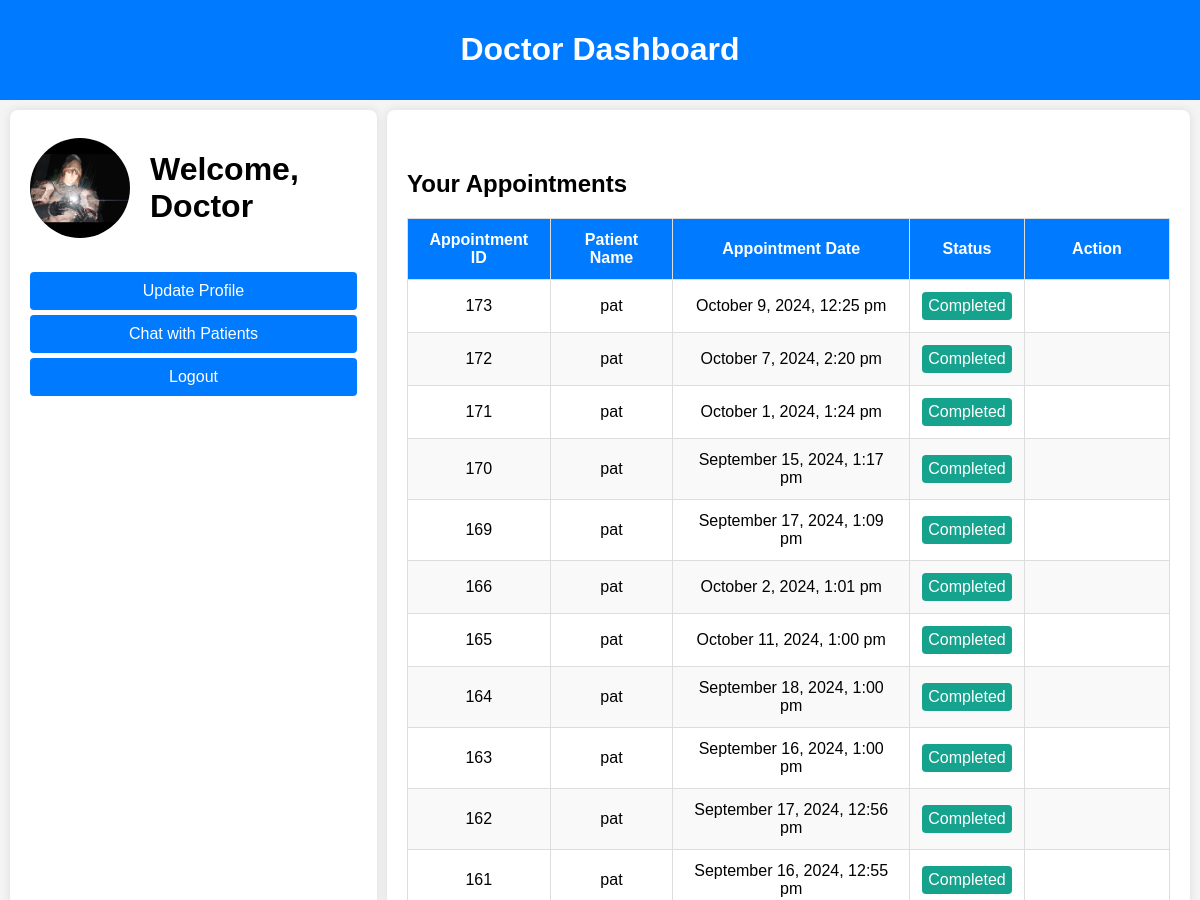
Page /doctor/doctor_dashboard.php (signed in, upper part) on the earlier database version.
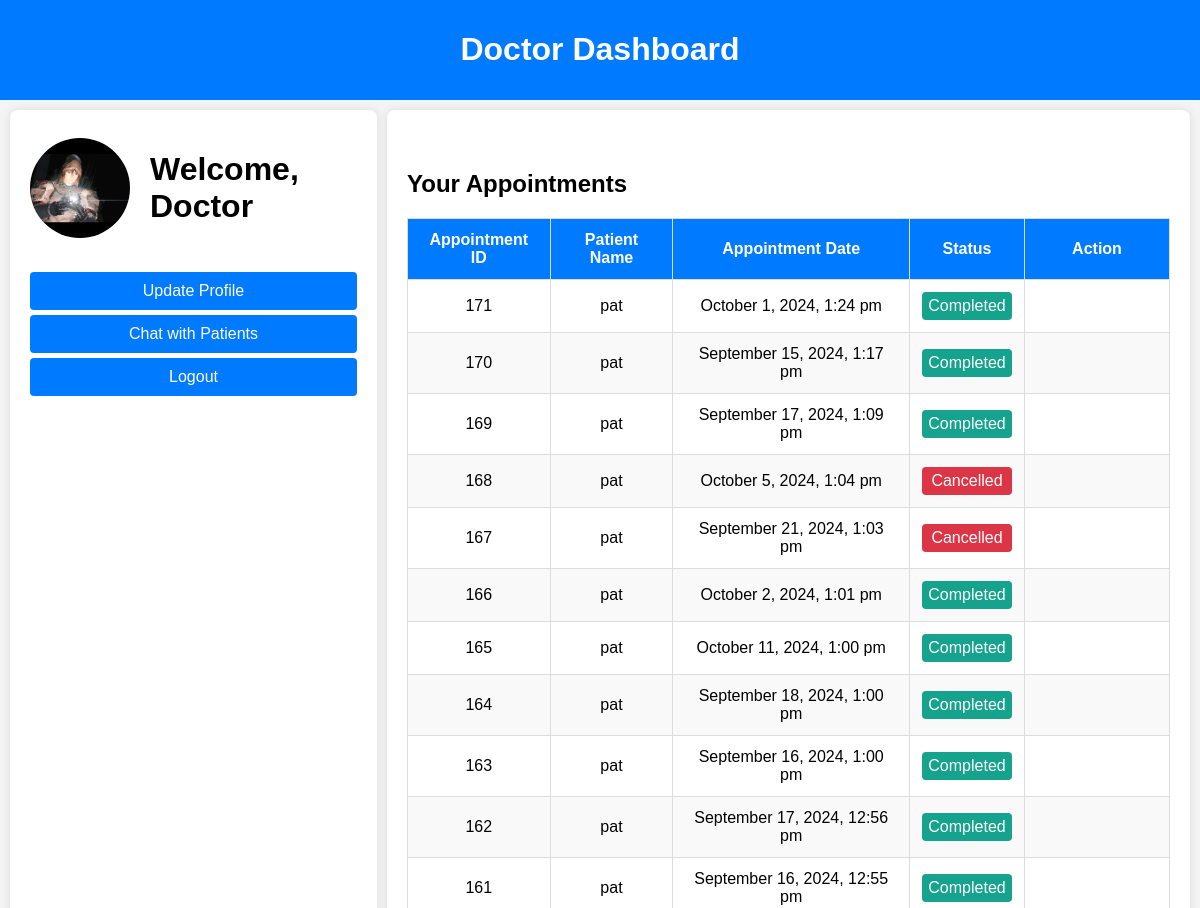
Same page on the later database version.
### tables this page shows
CREATE TABLE `appointments` (
  `id` int(11) NOT NULL,
  `patient_id` int(11) NOT NULL,
  `doctor_id` int(11) NOT NULL,
  `appointment_date` datetime NOT NULL,
  `status` enum('Pending','Completed','Cancelled','Approved') DEFAULT 'Pending',
  `created_at` timestamp NOT NULL DEFAULT current_timestamp(),
  `updated_at` timestamp NOT NULL DEFAULT current_timestamp() ON UPDATE current_timestamp(),
  `patient_name` varchar(255) DEFAULT NULL,
  `doctor_name` varchar(255) DEFAULT NULL
);

CREATE TABLE `patients` (
  `id` int(11) NOT NULL,
  `user_id` int(11) DEFAULT NULL,
  `name` varchar(255) NOT NULL,
  `email` varchar(255) NOT NULL
);

### doctor/doctor_dashboard.php (the view, shortened to what this page needs)
<?php
include '../db.php';
$doctor_id = $_SESSION['user_id'];
$stmt = $pdo->prepare("SELECT image FROM users WHERE id = ?");
$stmt->execute([$doctor_id]);
$doctor = $stmt->fetch();
$profile_image = !empty($doctor['image']) ? $doctor['image'] : 'default.jpg';
$stmt = $pdo->prepare("
    SELECT a.id AS appointment_id, p.name AS patient_name, a.appointment_date, a.status
    FROM appointments a
    JOIN patients p ON a.patient_id = p.id
    JOIN doctors d ON a.doctor_id = d.id
    WHERE d.user_id = ?
    ORDER BY a.id DESC
");
$stmt->execute([$doctor_id]);
$appointments = $stmt->fetchAll();
?>
<!DOCTYPE html>
<html lang="en">
<head>
</head>
<body>
<div class="navbar">
    <h1>Doctor Dashboard</h1>
</div>
<div class="container">
    <div class="profile-section">
        <div class="profile-card">
            <img src="../uploads/<?php echo htmlspecialchars($profile_image); ?>" alt="Profile Image">
            <div>
                <h1>Welcome, Doctor</h1>
            </div>
        </div>
        <div class="dashboard-links">
            <a href="update_profile.php">Update Profile</a>
            <a href="chat_patient.php">Chat with Patients</a>
            <a href="../logout.php">Logout</a>
        </div>
    </div>
    <div class="appointments-section">
        <div class="card">
            <h2>Your Appointments</h2>
            <div class="table-wrapper">
                <table>
                    <thead>
                        <tr>
                            <th>Appointment ID</th>
                            <th>Patient Name</th>
                            <th>Appointment Date</th>
                            <th>Status</th>
                            <th class="action-column">Action</th>
                        </tr>
                    </thead>
                    <tbody>
                        <?php if (!empty($appointments)): ?>
                            <?php foreach ($appointments as $appointment): ?>
                                <tr>
                                    <td><?php echo htmlspecialchars($appointment['appointment_id']); ?></td>
                                    <td><?php echo htmlspecialchars($appointment['patient_name']); ?></td>
                                    <td><?php echo htmlspecialchars(date('F j, Y, g:i a', strtotime($appointment['appointment_date']))); ?></td>
                                    <td><span class="status <?php echo htmlspecialchars($appointment['status']); ?>"><?php echo htmlspecialchars($appointment['status']); ?></span></td>
                                    <td class="action-column">
                                    </td>
                                </tr>
                            <?php endforeach; ?>
                        <?php else: ?>
                            <tr>
                                <td colspan="5" style="text-align: center;">No appointments found.</td>
                            </tr>
                        <?php endif; ?>
                    </tbody>
                </table>
            </div>
        </div>
    </div>
</div>
</body>
</html>

Differences in the rows shown:
removed appointments: id "173", patient.name "pat", appointment_date "October 9, 2024, 12:25 pm", status "Completed"
removed appointments: id "172", patient.name "pat", appointment_date "October 7, 2024, 2:20 pm", status "Completed"
added appointments: id "168", patient.name "pat", appointment_date "October 5, 2024, 1:04 pm", status "Cancelled"
added appointments: id "167", patient.name "pat", appointment_date "September 21, 2024, 1:03 pm", status "Cancelled"
